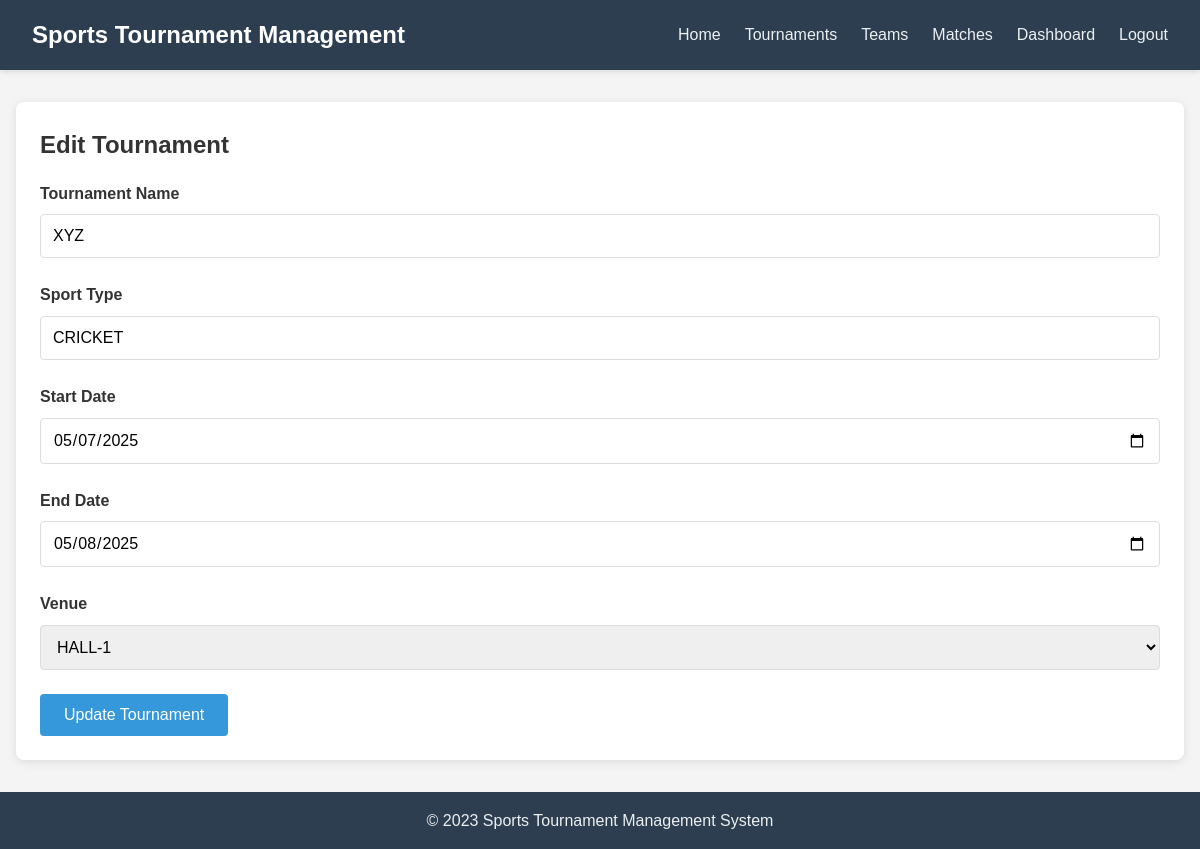
The app's page /tournaments/1/edit (signed in) with its own data.
### models.py (models this page shows)
class Tournament(db.Model):
    id = db.Column(db.Integer, primary_key=True)
    name = db.Column(db.String(100), nullable=False)
    sport_type = db.Column(db.String(50), nullable=False)
    start_date = db.Column(db.DateTime, nullable=False)
    end_date = db.Column(db.DateTime, nullable=False)
    created_at = db.Column(db.DateTime, default=datetime.utcnow)
    venue_id = db.Column(db.Integer, db.ForeignKey('venue.id'), nullable=False)
    organizer_id = db.Column(db.Integer, db.ForeignKey('user.id'), nullable=False)
    teams = db.relationship('Team', backref='tournament', lazy=True)
    matches = db.relationship('Match', backref='tournament', lazy=True)

class Venue(db.Model):
    id = db.Column(db.Integer, primary_key=True)
    name = db.Column(db.String(100), nullable=False)
    address = db.Column(db.String(200))
    capacity = db.Column(db.Integer)
    tournaments = db.relationship('Tournament', backref='venue', lazy=True)

### routes.py (the view, shortened to what this page needs)
@app.route('/tournaments/<int:id>/edit', methods=['GET', 'POST'])
def edit_tournament(id):
    if 'user_id' not in session:
        flash('Please log in first')
        return redirect(url_for('login'))
    tournament = Tournament.query.get_or_404(id)
    venues = Venue.query.all()
    return render_template('tournaments/edit.html', tournament=tournament, venues=venues)

### templates/tournaments/edit.html
{% extends 'base.html' %}
{% block content %}
<div class="card">
    <h1 class="card-title">Edit Tournament</h1>
    <form method="POST" action="{{ url_for('edit_tournament', id=tournament.id) }}">
        <div class="form-group">
            <label for="name" class="form-label">Tournament Name</label>
            <input type="text" id="name" name="name" class="form-control" value="{{ tournament.name }}" required>
        </div>
        <div class="form-group">
            <label for="sport_type" class="form-label">Sport Type</label>
            <input type="text" id="sport_type" name="sport_type" class="form-control" value="{{ tournament.sport_type }}" required>
        </div>
        <div class="form-group">
            <label for="start_date" class="form-label">Start Date</label>
            <input type="date" id="start_date" name="start_date" class="form-control" value="{{ tournament.start_date.strftime('%Y-%m-%d') }}" required>
        </div>
        <div class="form-group">
            <label for="end_date" class="form-label">End Date</label>
            <input type="date" id="end_date" name="end_date" class="form-control" value="{{ tournament.end_date.strftime('%Y-%m-%d') }}" required>
        </div>
        <div class="form-group">
            <label for="venue_id" class="form-label">Venue</label>
            <select id="venue_id" name="venue_id" class="form-control" required>
                {% for venue in venues %}
                <option value="{{ venue.id }}" {% if venue.id == tournament.venue_id %}selected{% endif %}>{{ venue.name }}</option>
                {% endfor %}
            </select>
        </div>
        <button type="submit" class="btn">Update Tournament</button>
    </form>
</div>
{% endblock %}

### static/css/style.css (style rules this page uses)
* { margin: 0; padding: 0; box-sizing: border-box; font-family: 'Arial', sans-serif; }
body { background-color: #f4f4f4; color: #333; line-height: 1.6; }
.form-group { margin-bottom: 1.5rem; }
.form-control { width: 100%; padding: 0.75rem; border: 1px solid #ddd; border-radius: 4px; font-size: 1rem; }
.form-label { display: block; margin-bottom: 0.5rem; font-weight: bold; }
.btn { padding: 0.75rem 1.5rem; background-color: #3498db; border: none; border-radius: 4px; color: #fff; cursor: pointer; font-size: 1rem; transition: background-color 0.3s ease; }
.card { background-color: #fff; border-radius: 8px; box-shadow: 0 2px 10px rgba(0,0,0,0.1); padding: 1.5rem; margin-bottom: 1.5rem; }
.card-title { margin-bottom: 1rem; font-size: 1.5rem; }

### records on screen
Tournament: name "XYZ", sport_type "CRICKET", start_date "05/07/2025", end_date "05/08/2025", venue_id "HALL-1"
